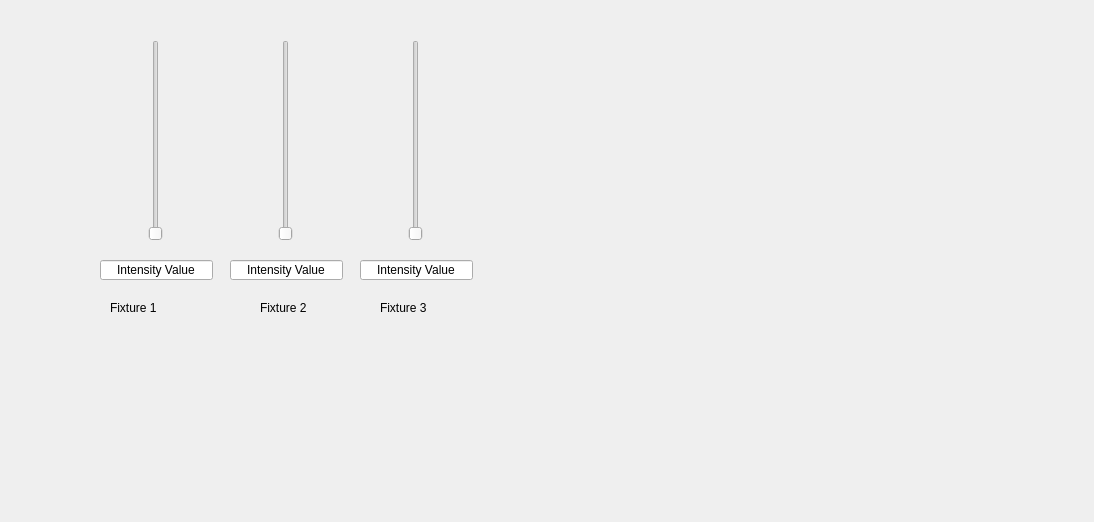
<?xml version="1.0" encoding="UTF-8"?>
<ui version="4.0">
 <class>Form</class>
 <widget class="QWidget" name="Form">
  <property name="geometry">
   <rect>
    <x>0</x>
    <y>0</y>
    <width>1094</width>
    <height>522</height>
   </rect>
  </property>
  <property name="windowTitle">
   <string>Form</string>
  </property>
  <widget class="QSlider" name="verticalSlider">
   <property name="geometry">
    <rect>
     <x>140</x>
     <y>40</y>
     <width>31</width>
     <height>201</height>
    </rect>
   </property>
   <property name="orientation">
    <enum>Qt::Vertical</enum>
   </property>
  </widget>
  <widget class="QLineEdit" name="lineEdit">
   <property name="geometry">
    <rect>
     <x>100</x>
     <y>260</y>
     <width>113</width>
     <height>20</height>
    </rect>
   </property>
   <property name="text">
    <string>Intensity Value</string>
   </property>
   <property name="alignment">
    <set>Qt::AlignCenter</set>
   </property>
  </widget>
  <widget class="QLabel" name="label">
   <property name="geometry">
    <rect>
     <x>110</x>
     <y>300</y>
     <width>131</width>
     <height>16</height>
    </rect>
   </property>
   <property name="text">
    <string>Fixture 1</string>
   </property>
  </widget>
  <widget class="QLineEdit" name="lineEdit_2">
   <property name="geometry">
    <rect>
     <x>230</x>
     <y>260</y>
     <width>113</width>
     <height>20</height>
    </rect>
   </property>
   <property name="text">
    <string>Intensity Value</string>
   </property>
   <property name="alignment">
    <set>Qt::AlignCenter</set>
   </property>
  </widget>
  <widget class="QLabel" name="label_2">
   <property name="geometry">
    <rect>
     <x>260</x>
     <y>300</y>
     <width>71</width>
     <height>16</height>
    </rect>
   </property>
   <property name="text">
    <string>Fixture 2</string>
   </property>
  </widget>
  <widget class="QSlider" name="verticalSlider_2">
   <property name="geometry">
    <rect>
     <x>270</x>
     <y>40</y>
     <width>31</width>
     <height>201</height>
    </rect>
   </property>
   <property name="orientation">
    <enum>Qt::Vertical</enum>
   </property>
  </widget>
  <widget class="QLineEdit" name="lineEdit_3">
   <property name="geometry">
    <rect>
     <x>360</x>
     <y>260</y>
     <width>113</width>
     <height>20</height>
    </rect>
   </property>
   <property name="text">
    <string>Intensity Value</string>
   </property>
   <property name="alignment">
    <set>Qt::AlignCenter</set>
   </property>
  </widget>
  <widget class="QLabel" name="label_3">
   <property name="geometry">
    <rect>
     <x>380</x>
     <y>300</y>
     <width>71</width>
     <height>16</height>
    </rect>
   </property>
   <property name="text">
    <string>Fixture 3</string>
   </property>
  </widget>
  <widget class="QSlider" name="verticalSlider_3">
   <property name="geometry">
    <rect>
     <x>400</x>
     <y>40</y>
     <width>31</width>
     <height>201</height>
    </rect>
   </property>
   <property name="orientation">
    <enum>Qt::Vertical</enum>
   </property>
  </widget>
 </widget>
 <resources/>
 <connections/>
</ui>
